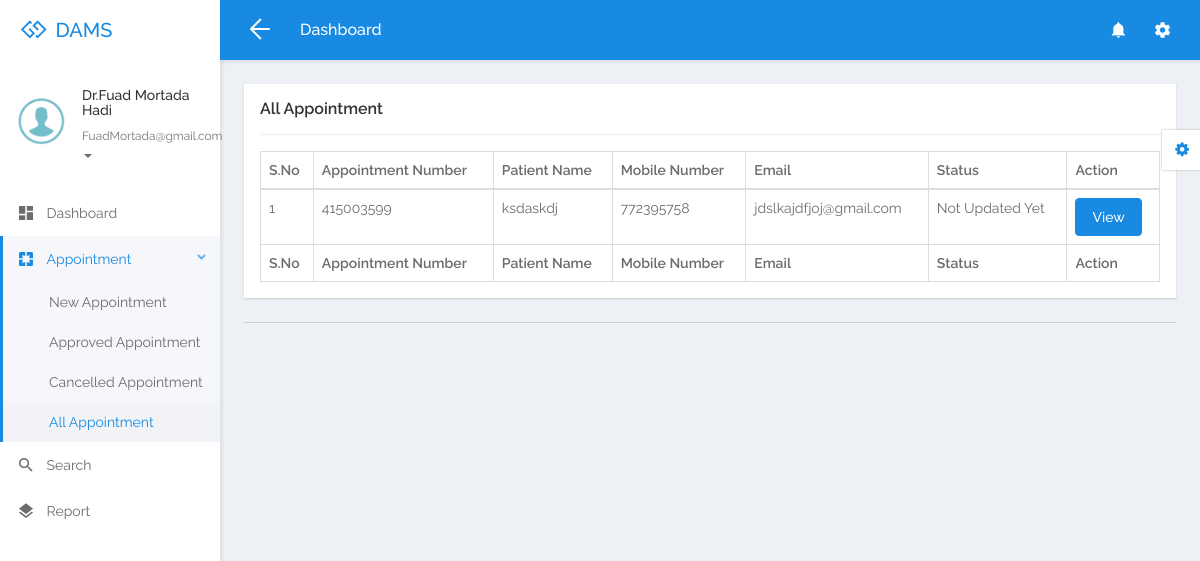
Page /dams/doctor/all-appointment.php (signed in) on the committed database.
### tables this page shows
CREATE TABLE `tbldoctor` (
  `ID` int(5) NOT NULL,
  `FullName` varchar(250) DEFAULT NULL,
  `MobileNumber` bigint(10) DEFAULT NULL,
  `Email` varchar(250) DEFAULT NULL,
  `Specialization` varchar(250) DEFAULT NULL,
  `Password` varchar(259) DEFAULT NULL,
  `CreationDate` timestamp NULL DEFAULT current_timestamp()
);

CREATE TABLE `tblappointment` (
  `ID` int(10) NOT NULL,
  `AppointmentNumber` int(10) DEFAULT NULL,
  `Name` varchar(250) DEFAULT NULL,
  `MobileNumber` bigint(20) DEFAULT NULL,
  `Email` varchar(250) DEFAULT NULL,
  `AppointmentDate` date DEFAULT NULL,
  `AppointmentTime` time DEFAULT NULL,
  `Specialization` varchar(250) DEFAULT NULL,
  `Doctor` int(10) DEFAULT NULL,
  `Message` mediumtext DEFAULT NULL,
  `ApplyDate` timestamp NULL DEFAULT current_timestamp(),
  `Remark` varchar(250) DEFAULT NULL,
  `Status` varchar(250) DEFAULT NULL,
  `UpdationDate` timestamp NULL DEFAULT NULL ON UPDATE current_timestamp()
);

### dams/doctor/all-appointment.php (the view, shortened to what this page needs)
<?php
if (strlen($_SESSION['damsid']==0)) {
  header('location:logout.php');
  } else{
  ?>
<!DOCTYPE html>
<html lang="en">
<head>
	<link rel="stylesheet" href="libs/bower/font-awesome/css/font-awesome.min.css">
	<link rel="stylesheet" href="libs/bower/material-design-iconic-font/dist/css/material-design-iconic-font.css">
	<link rel="stylesheet" href="libs/bower/animate.css/animate.min.css">
	<link rel="stylesheet" href="libs/bower/fullcalendar/dist/fullcalendar.min.css">
	<link rel="stylesheet" href="libs/bower/perfect-scrollbar/css/perfect-scrollbar.css">
	<link rel="stylesheet" href="assets/css/bootstrap.css">
	<link rel="stylesheet" href="assets/css/core.css">
	<link rel="stylesheet" href="assets/css/app.css">
</head>
<body class="menubar-left menubar-unfold menubar-light theme-primary">
<?php include_once('includes/header.php');?>
<?php include_once('includes/sidebar.php');?>
<main id="app-main" class="app-main">
  <div class="wrap">
	<section class="app-content">
		<div class="row">
			<div class="col-md-12">
				<div class="widget">
					<header class="widget-header">
						<h4 class="widget-title">All Appointment</h4>
					</header>
					<hr class="widget-separator">
					<div class="widget-body">
						<div class="table-responsive">
							<table class="table table-bordered table-hover js-basic-example dataTable table-custom">
								<thead>
									<tr>
										<th>S.No</th>
										<th>Appointment Number</th>
										<th>Patient Name</th>
										<th>Mobile Number</th>
										<th>Email</th>
									<th>Status</th>
										<th>Action</th>
									</tr>
								</thead>
								<tbody>
                  <?php
              $docid=$_SESSION['damsid'];
$sql="SELECT * from  tblappointment where Doctor=:docid";
$query = $dbh -> prepare($sql);
$query-> bindParam(':docid', $docid, PDO::PARAM_STR);
$query->execute();
$results=$query->fetchAll(PDO::FETCH_OBJ);
$cnt=1;
if($query->rowCount() > 0)
{
foreach($results as $row)
{               ?>
									<tr>
										<td><?php echo htmlentities($cnt);?></td>
										<td><?php  echo htmlentities($row->AppointmentNumber);?></td>
										<td><?php  echo htmlentities($row->Name);?></td>
										<td><?php  echo htmlentities($row->MobileNumber);?></td>
										<td><?php  echo htmlentities($row->Email);?></td>
                                        <?php if($row->Status==""){ ?>
                     <td><?php echo "Not Updated Yet"; ?></td>
<?php } else { ?>                  <td><?php  echo htmlentities($row->Status);?>
                  </td>
                  <?php } ?>
										<td><a href="view-appointment-detail.php?editid=<?php echo htmlentities ($row->ID);?>&&aptid=<?php echo htmlentities ($row->AppointmentNumber);?>" class="btn btn-primary">View</a></td>
									</tr>
								 <?php $cnt=$cnt+1;}} ?>
								</tbody>
                  <tfoot>
                  <tr>
                  <th>S.No</th>
										<th>Appointment Number</th>
										<th>Patient Name</th>
										<th>Mobile Number</th>
										<th>Email</th>
										<th>Status</th>
										<th>Action</th>
                  </tr>
                </tfoot>
							</table>
						</div>
					</div>
				</div>
			</div>
		</div>
	</section>
</div>
  <?php include_once('includes/footer.php');?>
</main>
<?php include_once('includes/customizer.php');?>
</body>
</html>
<?php }  ?>

### dams/doctor/includes/sidebar.php (shortened to what this page needs)
<aside id="menubar" class="menubar light">
  <div class="app-user">
    <div class="media">
      <div class="media-left">
        <div class="avatar avatar-md avatar-circle">
          <a href="javascript:void(0)"><img class="img-responsive" src="assets/images/images.png" alt="avatar"/></a>
        </div>
      </div>
      <div class="media-body">
        <div class="foldable">
          <?php
$eid=$_SESSION['damsid'];
$sql="SELECT FullName,Email from  tbldoctor where ID=:eid";
$query = $dbh -> prepare($sql);
$query->bindParam(':eid',$eid,PDO::PARAM_STR);
$query->execute();
$results=$query->fetchAll(PDO::FETCH_OBJ);
foreach($results as $row)
{
$email=$row->Email;
$fname=$row->FullName;
}   ?>
          <h5><a href="javascript:void(0)" class="username"><?php  echo $fname ;?></a></h5>
          <ul>
            <li class="dropdown">
              <a href="javascript:void(0)" class="dropdown-toggle usertitle" data-toggle="dropdown" aria-haspopup="true" aria-expanded="false">
                <small><?php  echo $email;?></small>
                <span class="caret"></span>
              </a>
            </li>
          </ul>
        </div>
      </div>
    </div>
  </div>
  <div class="menubar-scroll">
    <div class="menubar-scroll-inner">
      <ul class="app-menu">
        <li class="has-submenu">
          <a href="dashboard.php">
            <i class="menu-icon zmdi zmdi-view-dashboard zmdi-hc-lg"></i>
            <span class="menu-text">Dashboard</span>
          </a>
        </li>
       <li class="has-submenu">
          <a href="javascript:void(0)" class="submenu-toggle">
            <i class="menu-icon zmdi zmdi-pages zmdi-hc-lg"></i>
            <span class="menu-text">Appointment</span>
            <i class="menu-caret zmdi zmdi-hc-sm zmdi-chevron-right"></i>
          </a>
          <ul class="submenu">
            <li><a href="new-appointment.php"><span class="menu-text">New Appointment</span></a></li>
            <li><a href="approved-appointment.php"><span class="menu-text">Approved Appointment</span></a></li>
            <li><a href="cancelled-appointment.php"><span class="menu-text">Cancelled Appointment</span></a></li>
            <li><a href="all-appointment.php"><span class="menu-text">All Appointment</span></a></li>
          </ul>
        </li>
        <li>
          <a href="search.php">
            <i class="menu-icon zmdi zmdi-search zmdi-hc-lg"></i>
            <span class="menu-text">Search</span>
          </a>
        </li>
        <li>
          <a href="appointment-bwdates.php">
            <i class="menu-icon zmdi zmdi-layers zmdi-hc-lg"></i>
            <span class="menu-text">Report</span>
          </a>
        </li>
      </ul>
    </div>
  </div>
</aside>

### rows in the picture
tbldoctor: FullName "Dr.Fuad Mortada Hadi", Email "FuadMortada@gmail.com"
tblappointment: AppointmentNumber "415003599", Name "ksdaskdj", MobileNumber "772395758", Email "jdslkajdfjoj@gmail.com", shows "Not Updated Yet"
